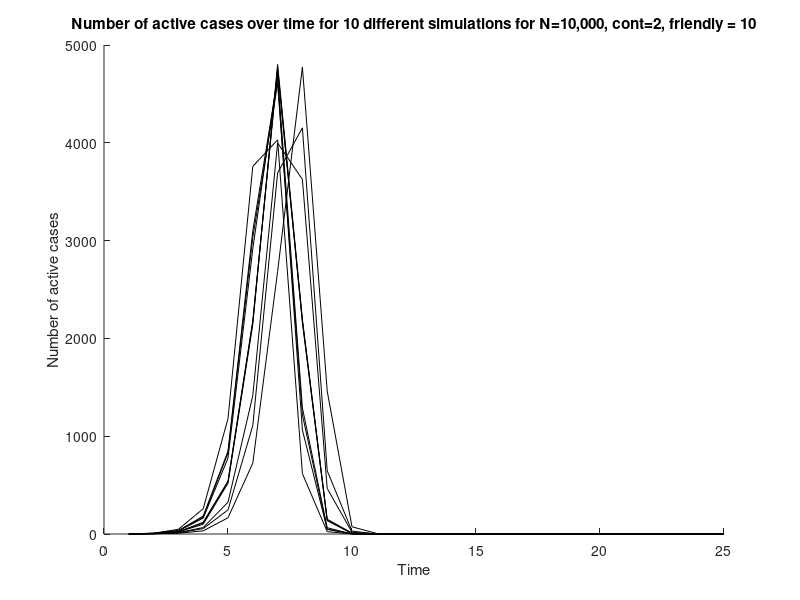
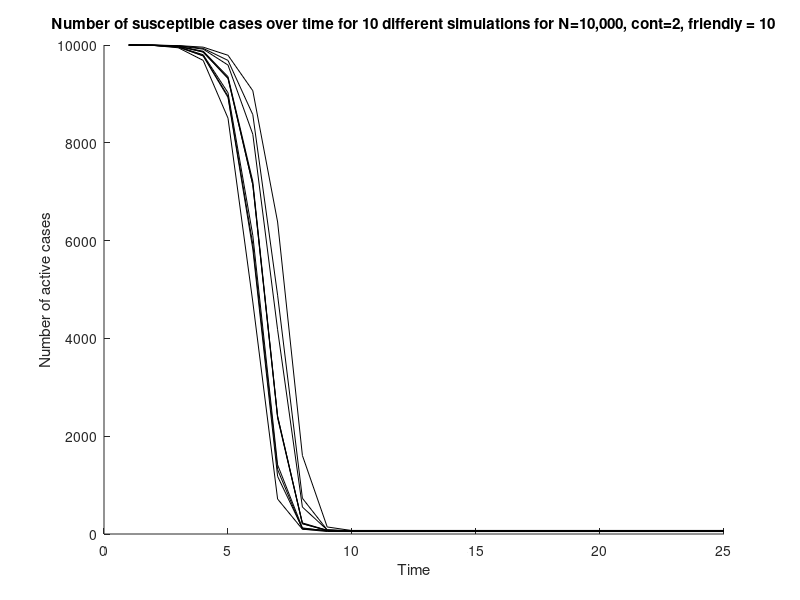
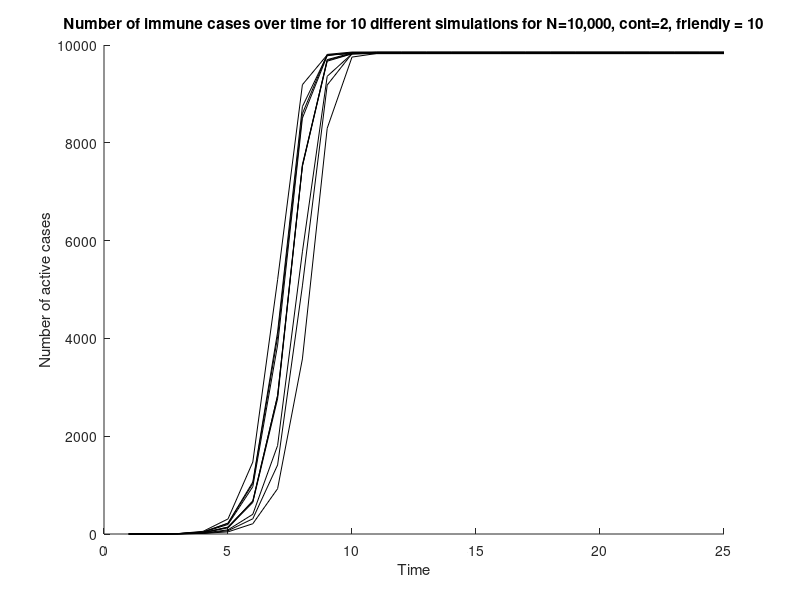
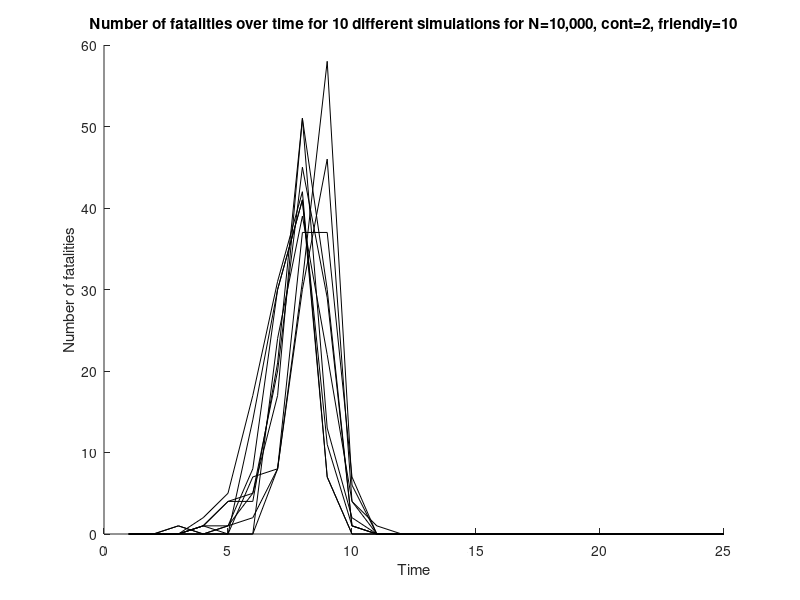

Write the MATLAB code that produced these figures, in order.
clear all; clc; close all;

N = 10000; %population size
length = 25; % time periods
T = 10; %number of simulations

actives = zeros(T, length);
susc = zeros(T, length);
immune = zeros(T, length);
fatals = zeros(T, length);

cont = 0.5;    %level of contagiousness
friendly = 10; %avg no. of people someone will contact over 1 time period
p = cont*friendly/(N-1); %prob. that two individuals selected at random 
                         %come into effective contact
                         
q = 1-p;

actives(1:end, 1) = 1; %set one person infected at time zero
immune(1:end, 1) = 0;
susc(1:end, 1) = N - actives(1) - immune(1);

f = 0.01; %mortality rate, (taken roughly from Easterday, 1980)

for k = 1:T
    for i = 2:length
        prob = 1 - q^actives(k, i-1);
        
        for j = 1:susc(k,i-1)
            random = rand(1,1);
            if random < prob
                actives(k,i) = actives(k,i) + 1;
            end;
        end;
        susc(k,i) = susc(k,i-1) - actives(k,i);
        immune(k,i) = immune(k,i-1) + actives(k,i-1); %because all of the 
        %active cases become immune after one time interval unless they
        %become a fatality

        %calculate fatalities based on f
        for j = 1:actives(k, i-1)
            %determine whether a fatality occurred with this individual
            randomFatal = rand(1, 1);    
            if randomFatal < f
                fatals(k, i) = fatals(k, i) + 1;
                immune(k, i) = immune(k, i) - 1;
                q = 1 - cont*friendly/(actives(k, i) + susc(k, i) + immune(k, i));
            end
        end
    end
end

figure (1)
hold on;
for k = 1:T
    plot(1:length, actives(k,:), 'k');
end;
title('Number of active cases over time for 10 different simulations for N=10,000, cont=2, friendly = 10');
xlabel('Time');
ylabel('Number of active cases');
hold off;

figure (2)
hold on;
for k = 1:T
    plot(1:length, susc(k,:), 'k');
end;
title('Number of susceptible cases over time for 10 different simulations for N=10,000, cont=2, friendly = 10');
xlabel('Time');
ylabel('Number of active cases');
hold off;

figure (3)
hold on;
for k = 1:T
    plot(1:length, immune(k,:), 'k');
end;
title('Number of immune cases over time for 10 different simulations for N=10,000, cont=2, friendly = 10');
xlabel('Time');
ylabel('Number of active cases');
hold off;

figure(4)
hold on;
for k = 1:T
    plot(1:length, fatals(k, :), 'k');
end
title('Number of fatalities over time for 10 different simulations for N=10,000, cont=2, friendly=10');
xlabel('Time');
ylabel('Number of fatalities');